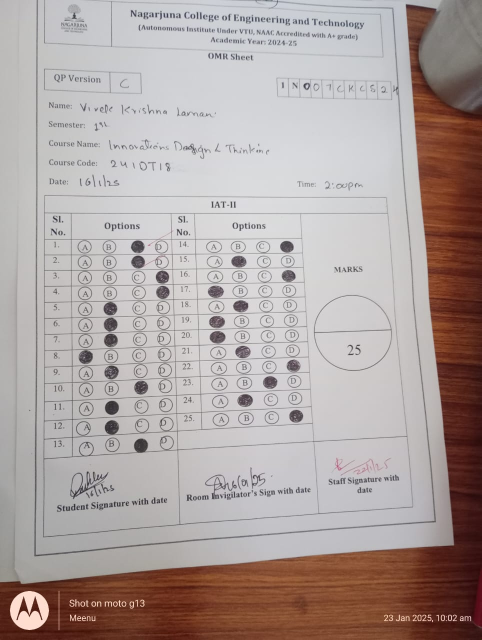
#> input picture backend/uploads/1737610355839-sheet.jpg, 963 x 1280 px (shown at 1/2 size); its folder holds only this picture in this run
$ python -i app.py   (imports and definitions only)
#> lines starting #> are read from the running program, lines starting #| are printed output that depends on the picture; after the words box and inside, x2 and y2 are one past the last pixel; in counts of white or black regions, pixels touching at a corner belong together
#> further down, picture is the input picture: shape (1280, 963, 3); mean B, G, R 160.7, 163.1, 174.6
from fastapi import FastAPI, File, UploadFile, Form, HTTPException
from fastapi.middleware.cors import CORSMiddleware
import cv2
import numpy as np
import json
from typing import List
import io
import logging

# Configure logging
# [1 line not run here, left out]
logger = logging.getLogger(__name__)

# [10 lines not run here, left out]

def preprocess_image(img):
    """Preprocess the image for better bubble detection"""
    try:
        # Convert to grayscale
        gray = cv2.cvtColor(img, cv2.COLOR_BGR2GRAY)
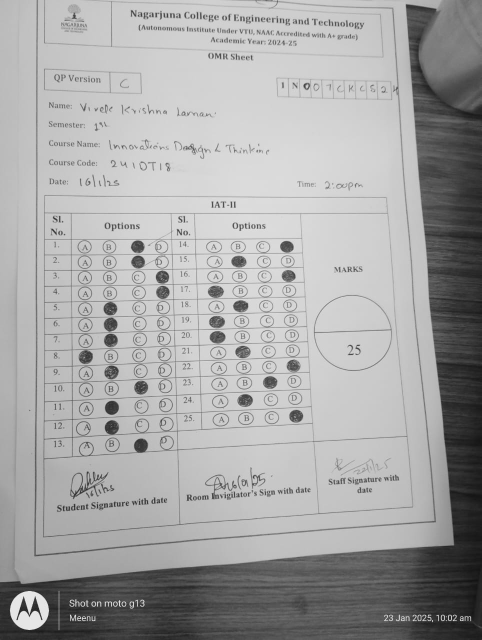
#> gray: shape (1280, 963) (shown at 1/2 size); min 9, max 246, mean 166.3

        # Apply adaptive histogram equalization for better contrast
        clahe = cv2.createCLAHE(clipLimit=3.0, tileGridSize=(8,8))
        gray = clahe.apply(gray)
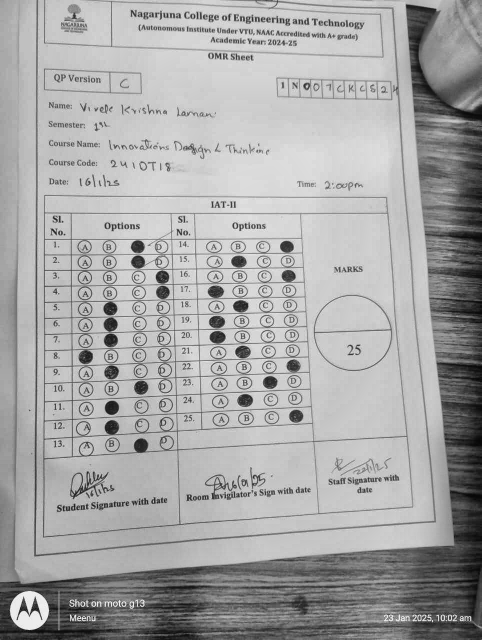
#> gray: shape (1280, 963) (shown at 1/2 size); min 5, max 252, mean 166.7

        # Remove noise while preserving edges
        denoised = cv2.fastNlMeansDenoising(gray, None, 10, 7, 21)

        # Apply Gaussian blur to smooth the image
        blurred = cv2.GaussianBlur(denoised, (5, 5), 0)

        # Use adaptive thresholding instead of global thresholding
        thresh = cv2.adaptiveThreshold(
            blurred,
            255,
            cv2.ADAPTIVE_THRESH_GAUSSIAN_C,
            cv2.THRESH_BINARY_INV,
            11,  # Block size
            2    # Constant subtracted from mean
        )
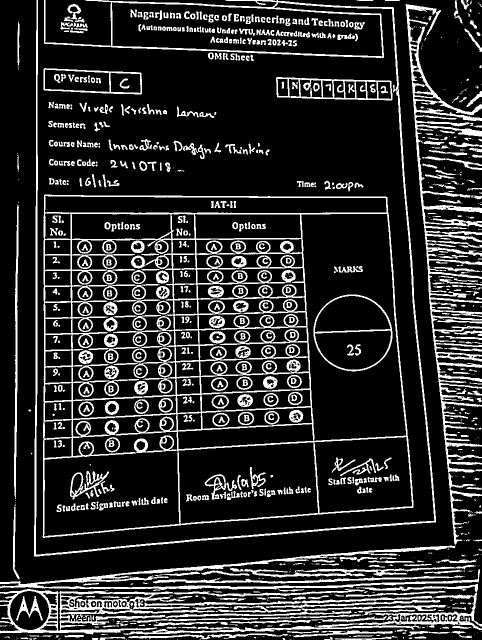
#> thresh: shape (1280, 963) (shown at 1/2 size); 17.9% white; 1079 white regions (416 under 20 px), largest, box (x1, y1, x2, y2) and area: (85, 389, 827, 1076) 51199, (811, 8, 963, 1089) 23602, (68, 0, 872, 1113) 17371

        # Clean up the image with morphological operations
        kernel = np.ones((3,3), np.uint8)
        thresh = cv2.morphologyEx(thresh, cv2.MORPH_CLOSE, kernel, iterations=2)
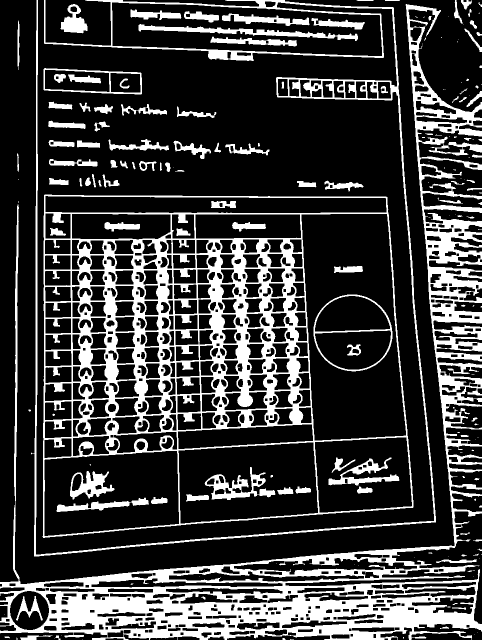
#> thresh: shape (1280, 963) (shown at 1/2 size); 23.7% white; 191 white regions (80 under 20 px), largest, box (x1, y1, x2, y2) and area: (0, 8, 963, 1280) 122090, (85, 389, 827, 1076) 98189, (62, 0, 872, 1113) 22892
        thresh = cv2.morphologyEx(thresh, cv2.MORPH_OPEN, kernel, iterations=1)
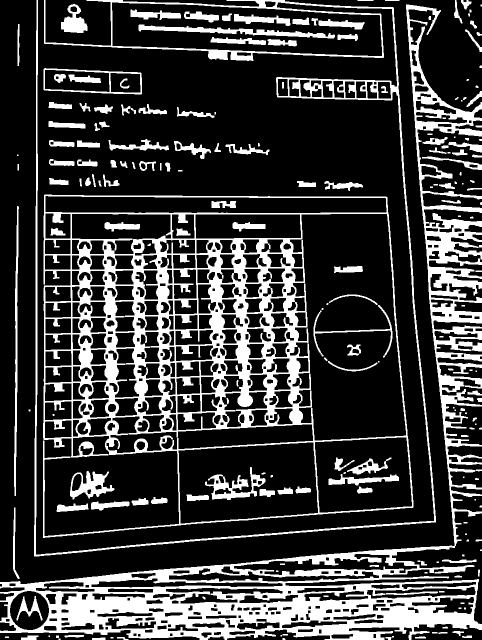
#> thresh: shape (1280, 963) (shown at 1/2 size); 23.3% white; 209 white regions (44 under 20 px), largest, box (x1, y1, x2, y2) and area: (0, 9, 963, 1280) 112280, (86, 389, 827, 1076) 97175, (68, 0, 872, 1113) 22840

        return thresh
    except Exception as e:
        logger.error(f"Error in preprocess_image: {str(e)}")
        raise HTTPException(status_code=422, detail=f"Failed to preprocess image: {str(e)}")

# [129 lines left out: functions determine_marked_option, find_bubbles, not called in this run]

# [91 lines not run here, left out]

>>> import cv2
>>> picture = cv2.imread('../backend/uploads/1737610355839-sheet.jpg')
>>> result = preprocess_image(picture)
